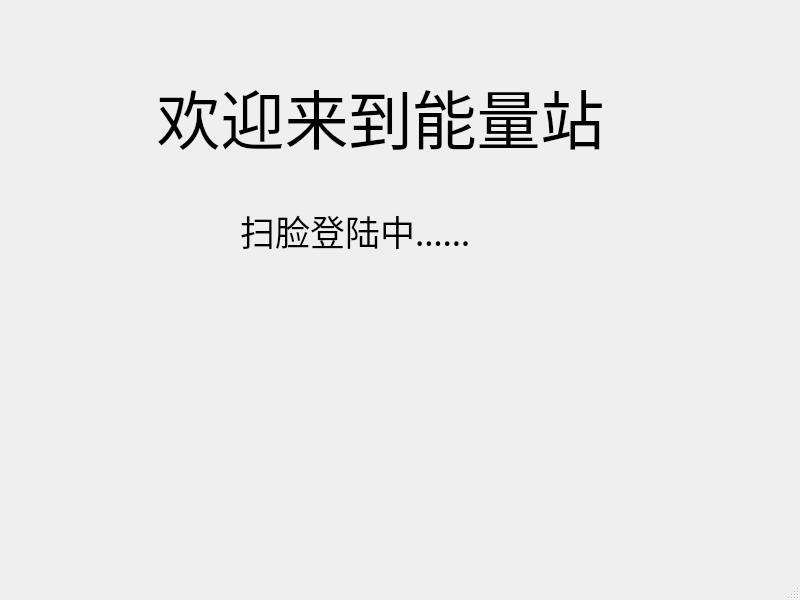
<?xml version="1.0" encoding="UTF-8"?>
<ui version="4.0">
 <class>MainWindow</class>
 <widget class="QMainWindow" name="MainWindow">
  <property name="geometry">
   <rect>
    <x>0</x>
    <y>0</y>
    <width>800</width>
    <height>600</height>
   </rect>
  </property>
  <property name="windowTitle">
   <string>MainWindow</string>
  </property>
  <widget class="QWidget" name="centralwidget">
   <widget class="QLabel" name="label">
    <property name="geometry">
     <rect>
      <x>140</x>
      <y>40</y>
      <width>491</width>
      <height>151</height>
     </rect>
    </property>
    <property name="font">
     <font>
      <family>黑体</family>
      <pointsize>48</pointsize>
     </font>
    </property>
    <property name="text">
     <string> 欢迎来到能量站</string>
    </property>
   </widget>
   <widget class="QLabel" name="logining">
    <property name="geometry">
     <rect>
      <x>240</x>
      <y>180</y>
      <width>331</width>
      <height>101</height>
     </rect>
    </property>
    <property name="font">
     <font>
      <family>楷体</family>
      <pointsize>26</pointsize>
     </font>
    </property>
    <property name="text">
     <string>扫脸登陆中……</string>
    </property>
   </widget>
  </widget>
  <widget class="QMenuBar" name="menubar">
   <property name="geometry">
    <rect>
     <x>0</x>
     <y>0</y>
     <width>800</width>
     <height>21</height>
    </rect>
   </property>
  </widget>
  <widget class="QStatusBar" name="statusbar"/>
 </widget>
 <resources/>
 <connections/>
</ui>
